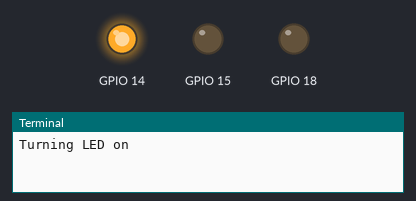
Recording of a program running on a simulated Raspberry Pi (BCM pin numbers). On the bench: output pins drawn as LEDs (lit = HIGH), the last lines printed to the terminal.

Above: at 0.5 s.
At 2.5 s:
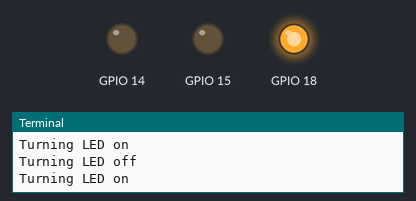
At 4.5 s:
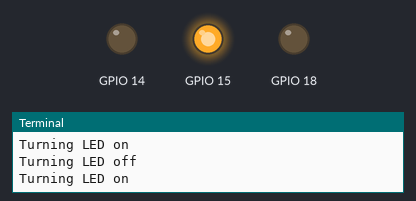
At 5.5 s:
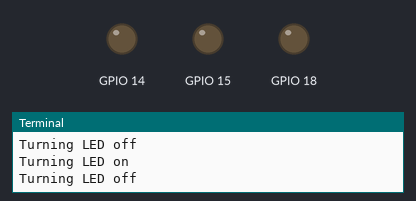
Timing chart, 0 to 7.8 s (numbered marks = the images above):
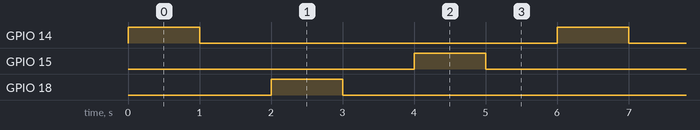

The program:

controlling_led_colors.py
```python
import gpiod
import time

# Define the GPIO pin for the LED
RED_LED_PIN = 14  # This is the GPIO number, not the physical pin number
GREEN_LED_PIN = 15
BLUE_LED_PIN = 18

# Initialize the GPIO
chip = gpiod.Chip('gpiochip4')  # 'gpiochip0' is typically the correct chip for the main GPIOs

red_line = chip.get_line(RED_LED_PIN)
red_line.request(consumer='LED', type=gpiod.LINE_REQ_DIR_OUT)

green_line = chip.get_line(GREEN_LED_PIN)
green_line.request(consumer='LED', type=gpiod.LINE_REQ_DIR_OUT)

blue_line = chip.get_line(BLUE_LED_PIN)
blue_line.request(consumer='LED', type=gpiod.LINE_REQ_DIR_OUT)

try:
    while True:
        # Turn the LED on
        print("Turning LED on")
        red_line.set_value(1)
        time.sleep(1)  # Wait for 1 second

        # Turn the LED off
        print("Turning LED off")
        red_line.set_value(0)
        time.sleep(1)  # Wait for 1 second

        print("Turning LED on")
        blue_line.set_value(1)
        time.sleep(1)  # Wait for 1 second

        # Turn the LED off
        print("Turning LED off")
        blue_line.set_value(0)
        time.sleep(1)  # Wait for 1 second

        print("Turning LED on")
        green_line.set_value(1)
        time.sleep(1)  # Wait for 1 second

        # Turn the LED off
        print("Turning LED off")
        green_line.set_value(0)
        time.sleep(1)  # Wait for 1 second

except KeyboardInterrupt:
    # Clean up when the user interrupts the script
    red_line.release()
    blue_line.release()
    green_line.release()
    chip.close()
```

Measured:
- by itself, GPIO 14, GPIO 15, GPIO 18: alternates HIGH for 1.0 s and LOW for 5.0 s
- by itself, everything shown: repeats every 6.0 s, in 6 steps
